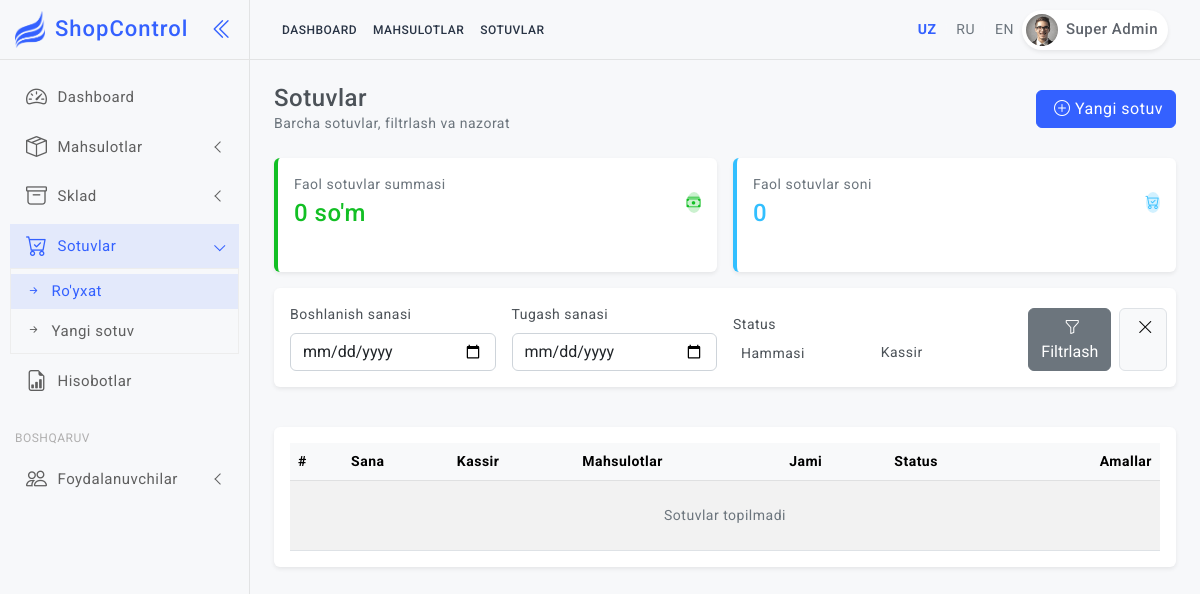
Page /uz/sales/ (signed in) on the earlier database version.
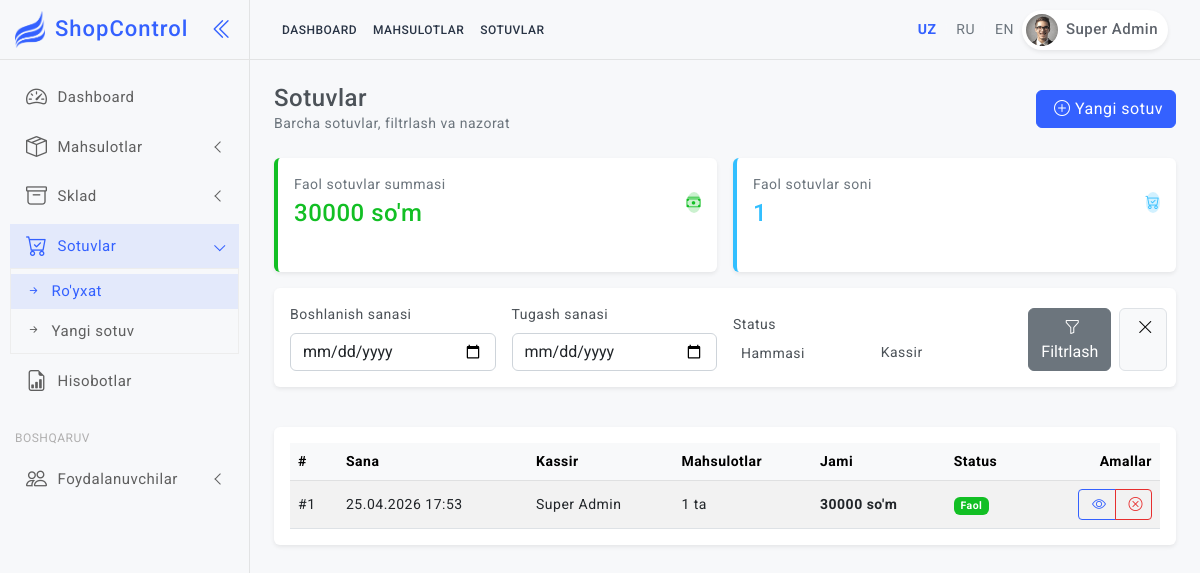
Same page on the later database version.
### shop/models.py (models this page shows, shortened)
class CustomUser(AbstractUser):
    ROLE_CHOICES = [
        ('admin', _('Admin')),
        ('kassir', _('Kassir')),
    ]
    telegram_id = models.BigIntegerField(unique=True, null=True, blank=True, verbose_name=_("Telegram ID"))
    role = models.CharField(max_length=10, choices=ROLE_CHOICES, default='kassir', verbose_name=_("Rol"))
    fullname = models.CharField(max_length=255, verbose_name=_("To'liq ism"))
    created_at = models.DateTimeField(auto_now_add=True, verbose_name=_("Yaratilgan sana"))
    class Meta:
        verbose_name = _("Foydalanuvchi")
        verbose_name_plural = _("Foydalanuvchilar")

class Sales(models.Model):
    STATUS_CHOICES = [
        ('active', _('Faol')),
        ('cancelled', _('Bekor qilingan')),
    ]
    kassir = models.ForeignKey(CustomUser, on_delete=models.SET_NULL, null=True, verbose_name=_("Kassir"))
    sana = models.DateTimeField(auto_now_add=True, verbose_name=_("Sana"))
    jami_summa = models.DecimalField(max_digits=12, decimal_places=2, verbose_name=_("Jami summa"))
    status = models.CharField(max_length=10, choices=STATUS_CHOICES, default='active', verbose_name=_("Status"))
    class Meta:
        verbose_name = _("Sotuv")
        verbose_name_plural = _("Sotuvlar")
        ordering = ['-sana']

### shop/views.py (the view)
# urls.py: path('sales/', views.sales_list, name='sales_list'),
@login_required
def sales_list(request):
    sales = Sales.objects.select_related('kassir').order_by('-sana')
    if request.user.role == 'kassir':
        sales = sales.filter(kassir=request.user)
    status = request.GET.get('status', '')
    if status in ['active', 'cancelled']:
        sales = sales.filter(status=status)
    kassir_id = request.GET.get('kassir', '')
    if kassir_id and request.user.role != 'kassir':
        sales = sales.filter(kassir_id=kassir_id)
    date_from = request.GET.get('from', '')
    date_to = request.GET.get('to', '')
    if date_from:
        sales = sales.filter(sana__date__gte=date_from)
    if date_to:
        sales = sales.filter(sana__date__lte=date_to)
    sales = sales.annotate(items_count=Count('saleitems'))
    kassirs = CustomUser.objects.filter(role='kassir')
    stats = {
        'total_active': sales.filter(status='active').aggregate(
            total=Coalesce(Sum('jami_summa'), Decimal('0'), output_field=DecimalField())
        )['total'] or 0,
        'count_active': sales.filter(status='active').count(),
    }
    context = {
        'sales': sales,
        'kassirs': kassirs,
        'selected_status': status,
        'selected_kassir': kassir_id,
        'date_from': date_from,
        'date_to': date_to,
        'stats': stats,
    }
    return render(request, 'sales/list.html', context)

### templates/sales/list.html (shortened to what this page needs)
{% extends 'base.html' %}
{% load static %}
{% load i18n %}
{% block content %}
<div class="row">
    <div class="col-12">
        <div class="d-flex align-items-center justify-content-between mb-4">
            <div>
                <h4 class="mb-0">{% trans "Sotuvlar" %}</h4>
                <p class="mb-0 text-muted">{% trans "Barcha sotuvlar, filtrlash va nazorat" %}</p>
            </div>
            <div class="d-flex gap-2">
                <a href="{% url 'sale_create' %}" class="btn btn-primary"><i class="bi bi-plus-circle"></i> {% trans "Yangi sotuv" %}</a>
            </div>
        </div>
    </div>
</div>
<div class="row row-cols-1 row-cols-md-2 g-3 mb-3">
    <div class="col">
        <div class="card stats-card border-start border-0 border-4 border-success h-100">
            <div class="card-body">
                <div class="d-flex align-items-center">
                    <div>
                        <p class="mb-0 text-secondary">{% trans "Faol sotuvlar summasi" %}</p>
                        <h4 class="my-1 text-success">{{ stats.total_active|floatformat:0 }} {% trans "so'm" %}</h4>
                    </div>
                    <div class="widgets-icons-2 rounded-circle bg-light-success text-success ms-auto">
                        <i class="bi bi-cash-stack"></i>
                    </div>
                </div>
            </div>
        </div>
    </div>
    <div class="col">
        <div class="card stats-card border-start border-0 border-4 border-info h-100">
            <div class="card-body">
                <div class="d-flex align-items-center">
                    <div>
                        <p class="mb-0 text-secondary">{% trans "Faol sotuvlar soni" %}</p>
                        <h4 class="my-1 text-info">{{ stats.count_active }}</h4>
                    </div>
                    <div class="widgets-icons-2 rounded-circle bg-light-info text-info ms-auto">
                        <i class="bi bi-cart-check"></i>
                    </div>
                </div>
            </div>
        </div>
    </div>
</div>
<div class="row mb-3">
    <div class="col-12">
        <div class="card">
            <div class="card-body">
                <form method="get" class="row g-3 align-items-end">
                    <div class="col-md-3">
                        <label class="form-label">{% trans "Boshlanish sanasi" %}</label>
                        <input type="date" name="from" value="{{ date_from }}" class="form-control">
                    </div>
                    <div class="col-md-3">
                        <label class="form-label">{% trans "Tugash sanasi" %}</label>
                        <input type="date" name="to" value="{{ date_to }}" class="form-control">
                    </div>
                    <div class="col-md-2">
                        <label class="form-label">{% trans "Status" %}</label>
                    </div>
                    {% if user.role != 'kassir' %}
                    <div class="col-md-2">
                        <label class="form-label">{% trans "Kassir" %}</label>
                    </div>
                    {% endif %}
                    <div class="col-md-2 d-flex gap-2">
                        <button type="submit" class="btn btn-secondary w-100"><i class="bi bi-funnel"></i> {% trans "Filtrlash" %}</button>
                        <a href="{% url 'sales_list' %}" class="btn btn-light border"><i class="bi bi-x-lg"></i></a>
                    </div>
                </form>
            </div>
        </div>
    </div>
</div>
<div class="row">
    <div class="col-12">
        <div class="card">
            <div class="card-body">
                <div class="table-responsive">
                    <table class="table table-striped table-hover align-middle mb-0">
                        <thead class="table-light">
                            <tr>
                                <th>#</th>
                                <th>{% trans "Sana" %}</th>
                                <th>{% trans "Kassir" %}</th>
                                <th>{% trans "Mahsulotlar" %}</th>
                                <th>{% trans "Jami" %}</th>
                                <th>{% trans "Status" %}</th>
                                <th class="text-end">{% trans "Amallar" %}</th>
                            </tr>
                        </thead>
                        <tbody>
                            {% for sale in sales %}
                            <tr>
                                <td>#{{ sale.id }}</td>
                                <td>{{ sale.sana|date:"d.m.Y H:i" }}</td>
                                <td>{{ sale.kassir.fullname|default:sale.kassir.username }}</td>
                                <td>{{ sale.items_count }} {% trans "ta" %}</td>
                                <td><strong>{{ sale.jami_summa|floatformat:0 }} {% trans "so'm" %}</strong></td>
                                <td>
                                    {% if sale.status == 'active' %}
                                    <span class="badge bg-success">{% trans "Faol" %}</span>
                                    {% else %}
                                    <span class="badge bg-secondary">{% trans "Bekor qilingan" %}</span>
                                    {% endif %}
                                </td>
                                <td class="text-end">
                                    <div class="btn-group btn-group-sm">
                                        <a href="{% url 'sale_detail' sale.id %}" class="btn btn-outline-primary"><i class="bi bi-eye"></i></a>
                                        {% if sale.status == 'active' %}
                                            {% if user.is_superuser or user.role == 'admin' or sale.kassir == user %}
                                            <a href="{% url 'sale_cancel' sale.id %}" class="btn btn-outline-danger"><i class="bi bi-x-circle"></i></a>
                                            {% endif %}
                                        {% endif %}
                                    </div>
                                </td>
                            </tr>
                            {% empty %}
                            <tr>
                                <td colspan="7" class="text-center text-muted py-4">{% trans "Sotuvlar topilmadi" %}</td>
                            </tr>
                            {% endfor %}
                        </tbody>
                    </table>
                </div>
            </div>
        </div>
    </div>
</div>
{% endblock %}

### templates/base.html (shortened to what this page needs)
{% load static %}
{% load i18n %}
<!doctype html>
<html lang="{{ LANGUAGE_CODE }}">
<head>
  <link href="{% static 'assets/plugins/simplebar/css/simplebar.css' %}" rel="stylesheet" />
  <link href="{% static 'assets/plugins/perfect-scrollbar/css/perfect-scrollbar.css' %}" rel="stylesheet" />
  <link href="{% static 'assets/plugins/metismenu/css/metisMenu.min.css' %}" rel="stylesheet" />
  <link href="{% static 'assets/plugins/datatable/css/dataTables.bootstrap5.min.css' %}" rel="stylesheet" />
  <link href="https://cdn.jsdelivr.net/npm/select2@4.1.0-rc.0/dist/css/select2.min.css" rel="stylesheet" />
  <link rel="stylesheet"
    href="https://cdn.jsdelivr.net/npm/select2-bootstrap-5-theme@1.3.0/dist/select2-bootstrap-5-theme.min.css" />
  <link href="{% static 'assets/css/bootstrap.min.css' %}" rel="stylesheet" />
  <link href="{% static 'assets/css/bootstrap-extended.css' %}" rel="stylesheet" />
  <link href="{% static 'assets/css/style.css' %}" rel="stylesheet" />
  <link href="{% static 'assets/css/icons.css' %}" rel="stylesheet">
  <link rel="stylesheet" href="https://cdn.jsdelivr.net/npm/bootstrap-icons@1.9.1/font/bootstrap-icons.css">
  <link href="{% static 'assets/css/pace.min.css' %}" rel="stylesheet" />
  <link href="{% static 'assets/css/dark-theme.css' %}" rel="stylesheet" />
  <link href="{% static 'assets/css/light-theme.css' %}" rel="stylesheet" />
  <link href="{% static 'assets/css/semi-dark.css' %}" rel="stylesheet" />
  <link href="{% static 'assets/css/header-colors.css' %}" rel="stylesheet" />
</head>
<body>
  <div class="wrapper">
    {% if user.is_authenticated %}
    <header class="top-header">
      <nav class="navbar navbar-expand">
        <div class="top-navbar d-none d-xl-block">
          <ul class="navbar-nav align-items-center">
            <li class="nav-item">
              <a class="nav-link" href="{% url 'dashboard' %}">{% trans "Dashboard" %}</a>
            </li>
            <li class="nav-item">
              <a class="nav-link" href="{% url 'products_list' %}">{% trans "Mahsulotlar" %}</a>
            </li>
            <li class="nav-item">
              <a class="nav-link" href="{% url 'sales_list' %}">{% trans "Sotuvlar" %}</a>
            </li>
          </ul>
        </div>
        <div class="top-navbar-right ms-auto">
          <ul class="navbar-nav align-items-center">
            <li class="nav-item">
              <div class="d-flex align-items-center gap-2 ms-3">
                {% get_current_language as LANGUAGE_CODE %}
                <form action="{% url 'set_language' %}" method="post" id="lang-form-uz" class="d-inline">
                  <a href="#" onclick="document.getElementById('lang-form-uz').submit(); return false;"
                    class="{% if LANGUAGE_CODE == 'uz' %}text-primary fw-bold{% else %}text-secondary{% endif %}">UZ</a>
                </form>
                <span class="text-light">|</span>
                <form action="{% url 'set_language' %}" method="post" id="lang-form-ru" class="d-inline">
                  <a href="#" onclick="document.getElementById('lang-form-ru').submit(); return false;"
                    class="{% if LANGUAGE_CODE == 'ru' %}text-primary fw-bold{% else %}text-secondary{% endif %}">RU</a>
                </form>
                <span class="text-light">|</span>
                <form action="{% url 'set_language' %}" method="post" id="lang-form-en" class="d-inline">
                  <a href="#" onclick="document.getElementById('lang-form-en').submit(); return false;"
                    class="{% if LANGUAGE_CODE == 'en' %}text-primary fw-bold{% else %}text-secondary{% endif %}">EN</a>
                </form>
              </div>
            </li>
            <li class="nav-item dropdown dropdown-large">
              <a class="nav-link dropdown-toggle dropdown-toggle-nocaret" href="#" data-bs-toggle="dropdown">
                <div class="user-setting d-flex align-items-center gap-1">
                  <img src="{% static 'assets/images/avatars/avatar-1.png' %}" class="user-img" alt="">
                  <div class="user-name d-none d-sm-block">{{ user.fullname }}</div>
                </div>
              </a>
            </li>
          </ul>
        </div>
      </nav>
    </header>
    <aside class="sidebar-wrapper" data-simplebar="true">
      <div class="sidebar-header">
        <div>
          <img src="{% static 'assets/images/logo-icon.png' %}" class="logo-icon" alt="logo icon">
        </div>
        <div>
          <h4 class="logo-text">ShopControl</h4>
        </div>
        <div class="toggle-icon ms-auto"><i class="bi bi-chevron-double-left"></i></div>
      </div>
      <ul class="metismenu" id="menu">
        <li>
          <a href="{% url 'dashboard' %}">
            <div class="parent-icon"><i class="bi bi-speedometer2"></i></div>
            <div class="menu-title">{% trans "Dashboard" %}</div>
          </a>
        </li>
        <li>
          <a href="javascript:;" class="has-arrow">
            <div class="parent-icon"><i class="bi bi-box-seam"></i></div>
            <div class="menu-title">{% trans "Mahsulotlar" %}</div>
          </a>
        </li>
        <li>
          <a href="javascript:;" class="has-arrow">
            <div class="parent-icon"><i class="bi bi-archive"></i></div>
            <div class="menu-title">{% trans "Sklad" %}</div>
          </a>
        </li>
        <li>
          <a href="javascript:;" class="has-arrow">
            <div class="parent-icon"><i class="bi bi-cart-check"></i></div>
            <div class="menu-title">{% trans "Sotuvlar" %}</div>
          </a>
          <ul>
            <li><a href="{% url 'sales_list' %}"><i class="bi bi-arrow-right-short"></i>{% trans "Ro'yxat" %}</a></li>
            <li><a href="{% url 'sale_create' %}"><i class="bi bi-arrow-right-short"></i>{% trans "Yangi sotuv" %}</a>
            </li>
          </ul>
        </li>
        <li>
          <a href="{% url 'reports' %}">
            <div class="parent-icon"><i class="bi bi-file-earmark-bar-graph"></i></div>
            <div class="menu-title">{% trans "Hisobotlar" %}</div>
          </a>
        </li>
        {% if user.is_superuser %}
        <li class="menu-label">{% trans "Boshqaruv" %}</li>
        <li>
          <a href="javascript:;" class="has-arrow">
            <div class="parent-icon"><i class="bi bi-people"></i></div>
            <div class="menu-title">{% trans "Foydalanuvchilar" %}</div>
          </a>
        </li>
        {% endif %}
      </ul>
    </aside>
    {% endif %}
    <main class="page-content">
      {% block content %}{% endblock %}
    </main>
  </div>
</body>
</html>

Differences in the rows shown:
added Sales: id "1", sana "25.04.2026 17:53", kassir.fullname "Super Admin", items_count "1", jami_summa "30000", status "active" (drawn)
Other differences:
{{ stats.total_active|floatformat:0 }}: "0" → "30000"
{{ stats.count_active }}: "0" → "1"
text no longer shown: "Sotuvlar topilmadi"
